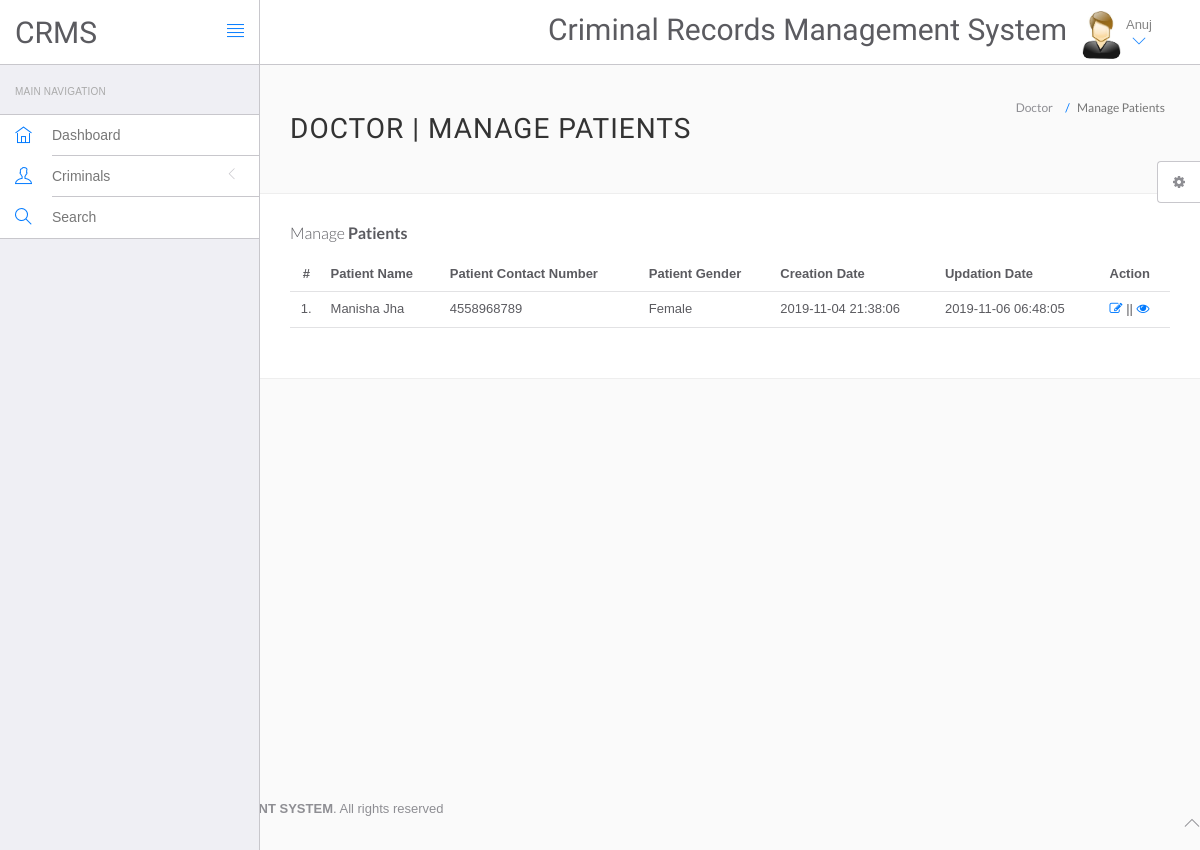
Page /hms/doctor/manage-patient.php (signed in) on the earlier database version.
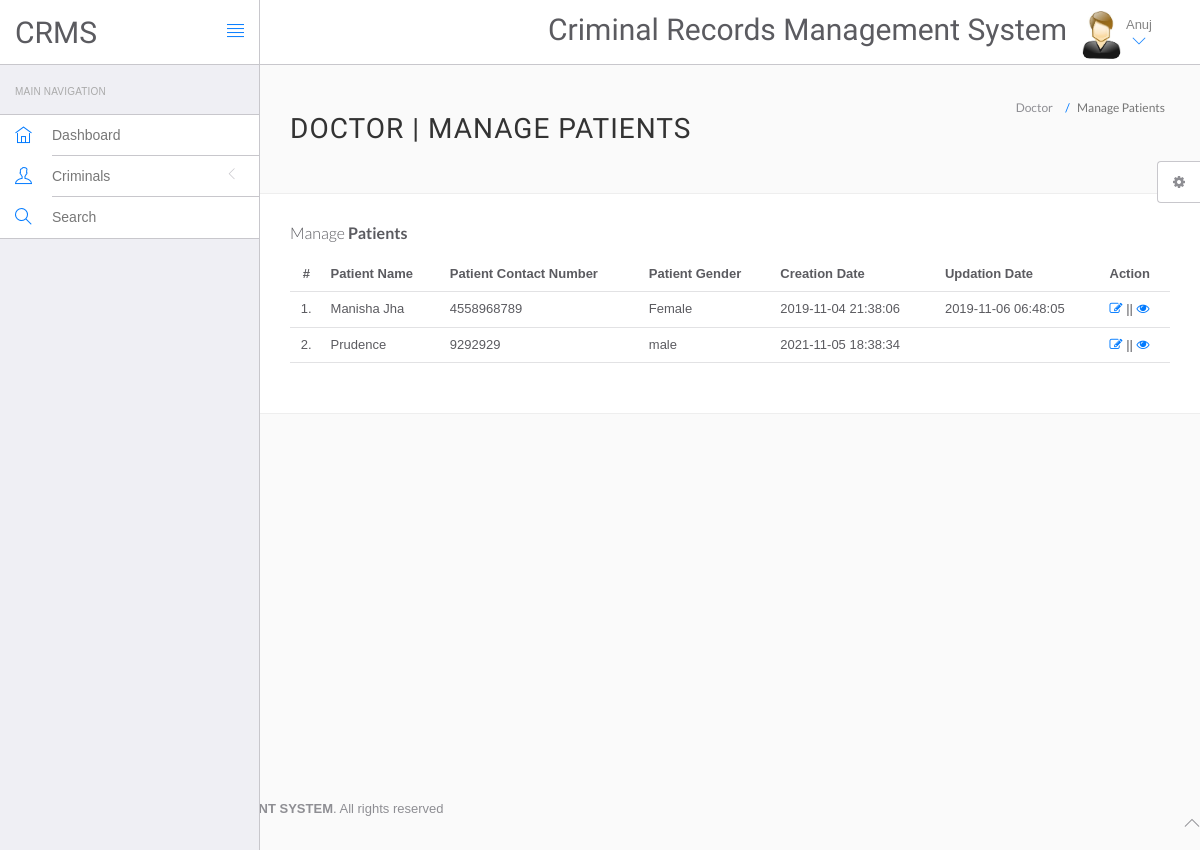
Same page on the later database version.
### tables this page shows
CREATE TABLE IF NOT EXISTS `doctors` (
  `id` int NOT NULL AUTO_INCREMENT,
  `specilization` varchar(255) DEFAULT NULL,
  `doctorName` varchar(255) DEFAULT NULL,
  `address` longtext,
  `docFees` varchar(255) DEFAULT NULL,
  `contactno` bigint DEFAULT NULL,
  `docEmail` varchar(255) DEFAULT NULL,
  `password` varchar(255) DEFAULT NULL,
  `creationDate` timestamp NULL DEFAULT CURRENT_TIMESTAMP,
  `updationDate` timestamp NULL DEFAULT NULL ON UPDATE CURRENT_TIMESTAMP,
  PRIMARY KEY (`id`)
);

CREATE TABLE IF NOT EXISTS `tblpatient` (
  `ID` int NOT NULL AUTO_INCREMENT,
  `Docid` int DEFAULT NULL,
  `PatientName` varchar(200) DEFAULT NULL,
  `PatientContno` bigint DEFAULT NULL,
  `PatientEmail` varchar(200) DEFAULT NULL,
  `PatientGender` varchar(50) DEFAULT NULL,
  `PatientAdd` mediumtext,
  `PatientAge` int DEFAULT NULL,
  `PatientMedhis` mediumtext,
  `CreationDate` timestamp NULL DEFAULT CURRENT_TIMESTAMP,
  `UpdationDate` timestamp NULL DEFAULT NULL ON UPDATE CURRENT_TIMESTAMP,
  PRIMARY KEY (`ID`)
);

### hms/doctor/manage-patient.php (the view, shortened to what this page needs)
<?php
include('include/config.php');
?>
<!DOCTYPE html>
<html lang="en">
	<head>
		<link rel="stylesheet" href="vendor/bootstrap/css/bootstrap.min.css">
		<link rel="stylesheet" href="vendor/fontawesome/css/font-awesome.min.css">
		<link rel="stylesheet" href="vendor/themify-icons/themify-icons.min.css">
		<link href="vendor/animate.css/animate.min.css" rel="stylesheet" media="screen">
		<link href="vendor/perfect-scrollbar/perfect-scrollbar.min.css" rel="stylesheet" media="screen">
		<link href="vendor/switchery/switchery.min.css" rel="stylesheet" media="screen">
		<link href="vendor/bootstrap-touchspin/jquery.bootstrap-touchspin.min.css" rel="stylesheet" media="screen">
		<link href="vendor/select2/select2.min.css" rel="stylesheet" media="screen">
		<link href="vendor/bootstrap-datepicker/bootstrap-datepicker3.standalone.min.css" rel="stylesheet" media="screen">
		<link href="vendor/bootstrap-timepicker/bootstrap-timepicker.min.css" rel="stylesheet" media="screen">
		<link rel="stylesheet" href="assets/css/styles.css">
		<link rel="stylesheet" href="assets/css/plugins.css">
		<link rel="stylesheet" href="assets/css/themes/theme-1.css" id="skin_color" />
	</head>
	<body>
		<div id="app">
<?php include('include/sidebar.php');?>
<div class="app-content">
<?php include('include/header.php');?>
<div class="main-content" >
<div class="wrap-content container" id="container">
<section id="page-title">
<div class="row">
<div class="col-sm-8">
<h1 class="mainTitle">Doctor | Manage Patients</h1>
</div>
<ol class="breadcrumb">
<li>
<span>Doctor</span>
</li>
<li class="active">
<span>Manage Patients</span>
</li>
</ol>
</div>
</section>
<div class="container-fluid container-fullw bg-white">
<div class="row">
<div class="col-md-12">
<h5 class="over-title margin-bottom-15">Manage <span class="text-bold">Patients</span></h5>
<table class="table table-hover" id="sample-table-1">
<thead>
<tr>
<th class="center">#</th>
<th>Patient Name</th>
<th>Patient Contact Number</th>
<th>Patient Gender </th>
<th>Creation Date </th>
<th>Updation Date </th>
<th>Action</th>
</tr>
</thead>
<tbody>
<?php
$docid=$_SESSION['id'];
$sql=mysqli_query($con,"select * from tblpatient where Docid='$docid' ");
$cnt=1;
while($row=mysqli_fetch_array($sql))
{
?>
<tr>
<td class="center"><?php echo $cnt;?>.</td>
<td class="hidden-xs"><?php echo $row['PatientName'];?></td>
<td><?php echo $row['PatientContno'];?></td>
<td><?php echo $row['PatientGender'];?></td>
<td><?php echo $row['CreationDate'];?></td>
<td><?php echo $row['UpdationDate'];?>
</td>
<td>
<a href="edit-patient.php?editid=<?php echo $row['ID'];?>"><i class="fa fa-edit"></i></a> || <a href="view-patient.php?viewid=<?php echo $row['ID'];?>"><i class="fa fa-eye"></i></a>
</td>
</tr>
<?php
$cnt=$cnt+1;
 }?></tbody>
</table>
</div>
</div>
</div>
</div>
</div>
</div>
</div>
	<?php include('include/footer.php');?>
	<?php include('include/setting.php');?>
	</body>
</html>

### hms/doctor/include/header.php (shortened to what this page needs)
<header class="navbar navbar-default navbar-static-top">
					<div class="navbar-header">
						<a class="navbar-brand" href="#">
							<h2 style="padding-top:20% ">CRMS</h2>
						</a>
						<a href="#" class="sidebar-toggler pull-right visible-md visible-lg" data-toggle-class="app-sidebar-closed" data-toggle-target="#app">
							<i class="ti-align-justify"></i>
						</a>
					</div>
					<div class="navbar-collapse collapse">
						<ul class="nav navbar-right">
								<li  style="padding-top:2% ">
								<h2>Criminal Records Management System</h2>
							</li>
							<li class="dropdown current-user">
								<a href class="dropdown-toggle" data-toggle="dropdown">
									<img src="assets/images/images.jpg" > <span class="username">
									<?php $query=mysqli_query($con,"select doctorName from doctors where id='".$_SESSION['id']."'");
while($row=mysqli_fetch_array($query))
{
	echo $row['doctorName'];
}
									?> <i class="ti-angle-down"></i></i></span>
								</a>
							</li>
						</ul>
					</div>
				</header>

Differences in the rows shown:
added tblpatient: PatientName "Prudence", PatientContno "9292929", PatientGender "male", CreationDate "2021-11-05 18:38:34"
